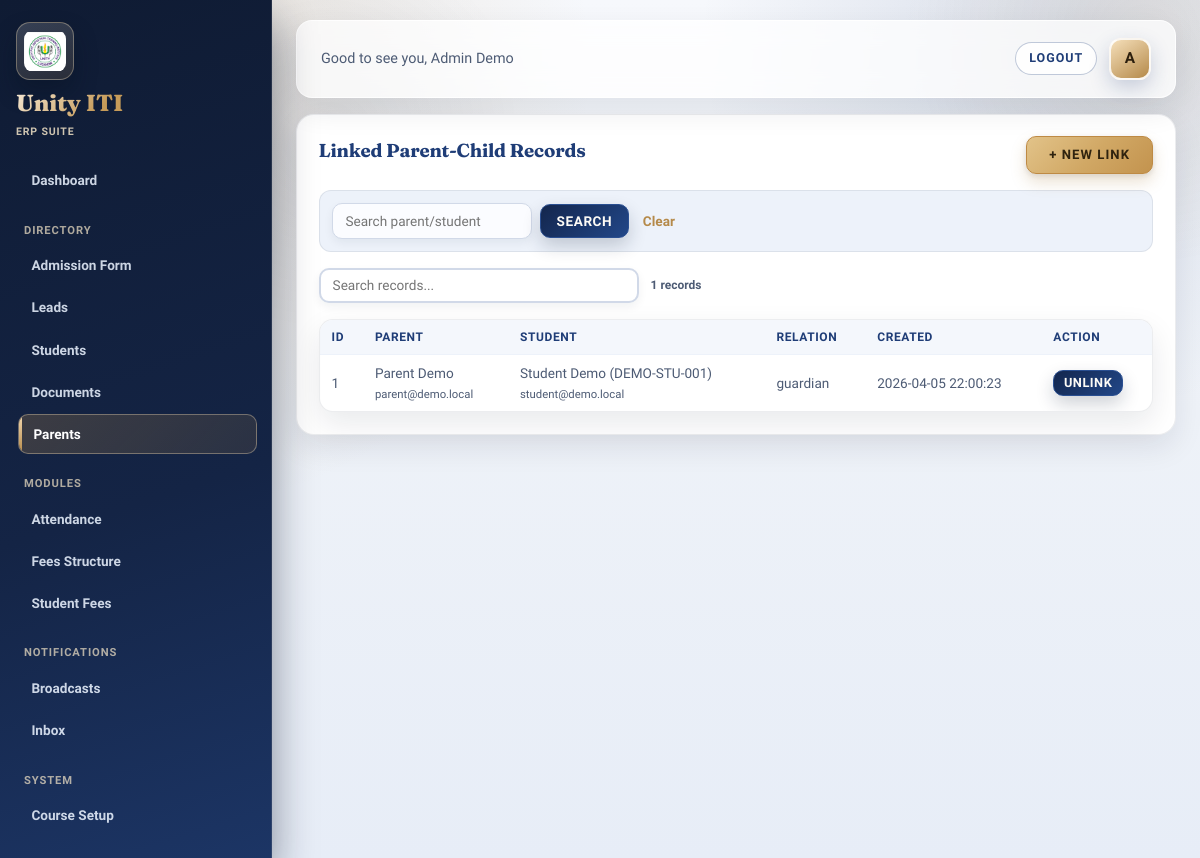
/modules/admission/parent_linking.php (signed in), run on the app's committed database.
### tables this page shows
CREATE TABLE parent_student (
    id INT AUTO_INCREMENT PRIMARY KEY,
    parent_id INT NOT NULL,
    student_id INT NOT NULL,
    relation VARCHAR(30) DEFAULT 'guardian',
    created_at TIMESTAMP DEFAULT CURRENT_TIMESTAMP,
    UNIQUE KEY uniq_parent_student (parent_id, student_id),
    FOREIGN KEY (parent_id) REFERENCES parents(id),
    FOREIGN KEY (student_id) REFERENCES students(id)
);

CREATE TABLE users (
    id INT AUTO_INCREMENT PRIMARY KEY,
    full_name VARCHAR(120) NOT NULL,
    email VARCHAR(150) NOT NULL UNIQUE,
    password_hash VARCHAR(255) NOT NULL,
    role ENUM('super_admin', 'admin', 'teacher', 'student', 'parent') NOT NULL,
    is_active TINYINT(1) DEFAULT 1,
    created_at TIMESTAMP DEFAULT CURRENT_TIMESTAMP,
    updated_at TIMESTAMP DEFAULT CURRENT_TIMESTAMP ON UPDATE CURRENT_TIMESTAMP
);

CREATE TABLE students (
    id INT AUTO_INCREMENT PRIMARY KEY,
    user_id INT NULL UNIQUE,
    admission_no VARCHAR(50) NOT NULL UNIQUE,
    roll_number VARCHAR(30) NULL,
    dob DATE NULL,
    gender ENUM('male', 'female', 'other') NULL,
    photo_path VARCHAR(255) NULL,
    address VARCHAR(255) NULL,
    status ENUM('lead', 'enrolled', 'inactive') DEFAULT 'enrolled',
    created_at TIMESTAMP DEFAULT CURRENT_TIMESTAMP,
    FOREIGN KEY (user_id) REFERENCES users(id)
);

### modules/admission/parent_linking.php (the view, shortened to what this page needs)
<?php
require_once __DIR__ . '/../../includes/bootstrap.php';
$searchQuery = trim($_GET['search'] ?? '');
$sql =
    'SELECT ps.id, ps.relation, ps.created_at,
            pu.full_name AS parent_name, pu.email AS parent_email,
            p.id AS parent_id,
            su.full_name AS student_name, su.email AS student_email,
            s.admission_no
     FROM parent_student ps
     JOIN parents p ON p.id = ps.parent_id
     JOIN users pu ON pu.id = p.user_id
     JOIN students s ON s.id = ps.student_id
     LEFT JOIN users su ON su.id = s.user_id';
$params = [];
$sql .= ' ORDER BY ps.id DESC';
$linksStatement = $pdo->prepare($sql);
$linksStatement->execute($params);
$links = $linksStatement->fetchAll();
require __DIR__ . '/../../includes/header.php';
?>
    <section class="card">
        <div class="form-header-actions">
            <h3>Linked Parent-Child Records</h3>
            <button type="button" class="btn-toggle-form" onclick="toggleForm('form-link-relation', this)">+ New Link</button>
        </div>
        <form method="get" class="filter-bar">
            <input type="text" name="search" placeholder="Search parent/student" value="<?= htmlspecialchars($searchQuery) ?>">
            <button type="submit">Search</button>
            <a href="?" class="toolbar-link-clear">Clear</a>
        </form>
        <div class="table-wrap" id="section-table">
            <table>
                <thead>
                    <tr>
                        <th>ID</th>
                        <th>Parent</th>
                        <th>Student</th>
                        <th>Relation</th>
                        <th>Created</th>
                        <th>Action</th>
                    </tr>
                </thead>
                <tbody>
                    <?php foreach ($links as $link): ?>
                        <tr>
                            <td><?= (int)$link['id'] ?></td>
                            <td>
                                <?= htmlspecialchars($link['parent_name']) ?><br>
                                <small><?= htmlspecialchars((string)$link['parent_email']) ?></small>
                            </td>
                            <td>
                                <?= htmlspecialchars((string)$link['student_name']) ?> (<?= htmlspecialchars((string)$link['admission_no']) ?>)<br>
                                <small><?= htmlspecialchars((string)$link['student_email']) ?></small>
                            </td>
                            <td><?= htmlspecialchars((string)$link['relation']) ?></td>
                            <td><?= htmlspecialchars((string)$link['created_at']) ?></td>
                            <td>
                                <form method="post" class="inline-form" onsubmit="return confirm('Remove this relation?');">
                                    <button type="submit">Unlink</button>
                                </form>
                            </td>
                        </tr>
                    <?php endforeach; ?>
                </tbody>
            </table>
        </div>
    </section>
<?php require __DIR__ . '/../../includes/footer.php'; ?>

### assets/css/style.css (style rules this page uses)
:root { --background: #eef2f8; --surface: #ffffff; --surface-container-low: #ffffff; --surface-container-highest: #edf2fa; --surface-container-lowest: #ffffff; --primary: #b58a4a; --primary-dim: #8a642c; --primary-dark: #5e4420; --on-primary: #fdfbf6; --primary-container: #f4ead9; --on-primary-container: #4d3b1f; --secondary: #1f3d77; --on-surface: #111f35; --on-surface-variant: #4d5b74; --outline-variant: #d1d9e8; --error: #bd3f47; --error-container: #fdebee; --shadow-sm: 0 4px 10px rgba(15, 27, 45, 0.06); --shadow-md: 0 12px 30px rgba(15, 27, 45, 0.09); --shadow-lg: 0 24px 56px rgba(15, 27, 45, 0.14); --shadow-color: rgba(15, 27, 45, 0.22); --font-body: 'Plus Jakarta Sans', 'Segoe UI', sans-serif; --font-display: 'Fraunces', Georgia, serif; }
* { box-sizing: border-box; margin: 0; padding: 0; }
body { font-family: var(--font-body); background: var(--background); background-image: radial-gradient(circle at 12% 8%, rgba(181, 138, 74, 0.2), transparent 34%), radial-gradient(circle at 90% 4%, rgba(31, 61, 119, 0.14), transparent 28%), linear-gradient(180deg, #f6f8fc 0%, #eef2f8 48%, #e7edf7 100%); background-attachment: fixed; color: var(--on-surface); line-height: 1.5; -webkit-font-smoothing: antialiased; }
html { scroll-behavior: smooth; }
h1, h2, h3, h4, h5, h6 { font-family: var(--font-display); color: var(--on-surface); margin-bottom: 0.5rem; letter-spacing: -0.01em; }
.card { background: var(--surface); border-radius: 18px; padding: 1.35rem; margin-bottom: 1.25rem; box-shadow: var(--shadow-md); border: 1px solid rgba(17, 31, 53, 0.08); transition: box-shadow 0.3s ease, transform 0.3s ease; }
.card h2, .card h3 { color: var(--secondary); }
input, select, textarea { width: 100%; padding: 0.58rem 0.8rem; background: #fbfcff; border: 1px solid var(--outline-variant); border-radius: 10px; font-family: var(--font-body); font-size: 0.85rem; color: var(--on-surface); transition: all 0.2s ease; box-shadow: var(--shadow-sm); }
button { background: linear-gradient(135deg, #13264d, #224788); color: var(--on-primary); border: 1px solid #2a4f91; padding: 0.52rem 1rem; border-radius: 10px; font-size: 0.85rem; font-weight: 700; cursor: pointer; transition: all 0.2s ease; font-family: var(--font-body); box-shadow: 0 8px 18px rgba(17, 31, 53, 0.2); letter-spacing: 0.04em; text-transform: uppercase; }
.table-wrap { overflow-x: auto; margin-top: 1rem; background: var(--surface); border-radius: 14px; box-shadow: var(--shadow-md); border: 1px solid rgba(17, 31, 53, 0.08); }
table { width: 100%; border-collapse: separate; border-spacing: 0; }
th, td { padding: 0.5rem 0.75rem; text-align: left; border-bottom: 1px solid var(--surface-container-highest); }
th { font-weight: 700; color: var(--secondary); font-size: 0.75rem; text-transform: uppercase; letter-spacing: 0.05em; background: #f4f7fc; }
td { font-size: 0.85rem; color: var(--on-surface-variant); font-weight: 500; }
tr:last-child td { border-bottom: none; }
.filter-bar { display: flex; flex-wrap: wrap; gap: 0.5rem; align-items: center; padding: 0.75rem; background: var(--surface-container-highest); border-radius: 12px; border: 1px solid rgba(17, 31, 53, 0.08); margin-bottom: 1rem; }
.filter-bar input, .filter-bar select { flex: 1 1 160px; min-width: 120px; max-width: 200px; }
.filter-bar button { flex: 0 0 auto; }
.inline-form { display: flex; gap: 0.35rem; align-items: center; flex-wrap: wrap; }
.inline-form button { padding: 0.3rem 0.6rem; font-size: 0.8rem; }
.form-header-actions { display: flex; justify-content: space-between; align-items: center; margin-bottom: 1rem; }
.btn-toggle-form { background: linear-gradient(135deg, #e2c389 0%, #d1a865 52%, #c3934e 100%); color: #2f230f; border: 1px solid #be8a44; padding: 0.64rem 1.4rem; border-radius: 10px; font-size: 0.82rem; font-weight: 700; text-transform: uppercase; letter-spacing: 0.08em; display: inline-flex; align-items: center; gap: 0.5rem; box-shadow: 0 8px 16px rgba(163, 118, 50, 0.22), 0 2px 5px rgba(17, 31, 53, 0.1); cursor: pointer; transition: background 0.2s ease, transform 0.2s ease, box-shadow 0.2s ease, border-color 0.2s ease; }
.toolbar-link-clear { font-size: 0.85rem; color: var(--primary); text-decoration: none; font-weight: 600; margin-left: 0.35rem; }

### data on the page
parent_student: id "1", users.full_name "Parent Demo", users.email "parent@demo.local", users.full_name "Student Demo", student.admission_no "DEMO-STU-001", users.email "student@demo.local", relation "guardian", created_at "2026-04-05 22:00:23"

### other printed values
current_user()['name'] "Admin Demo"
substr(current_user()['name'], 0, 1) "A"
